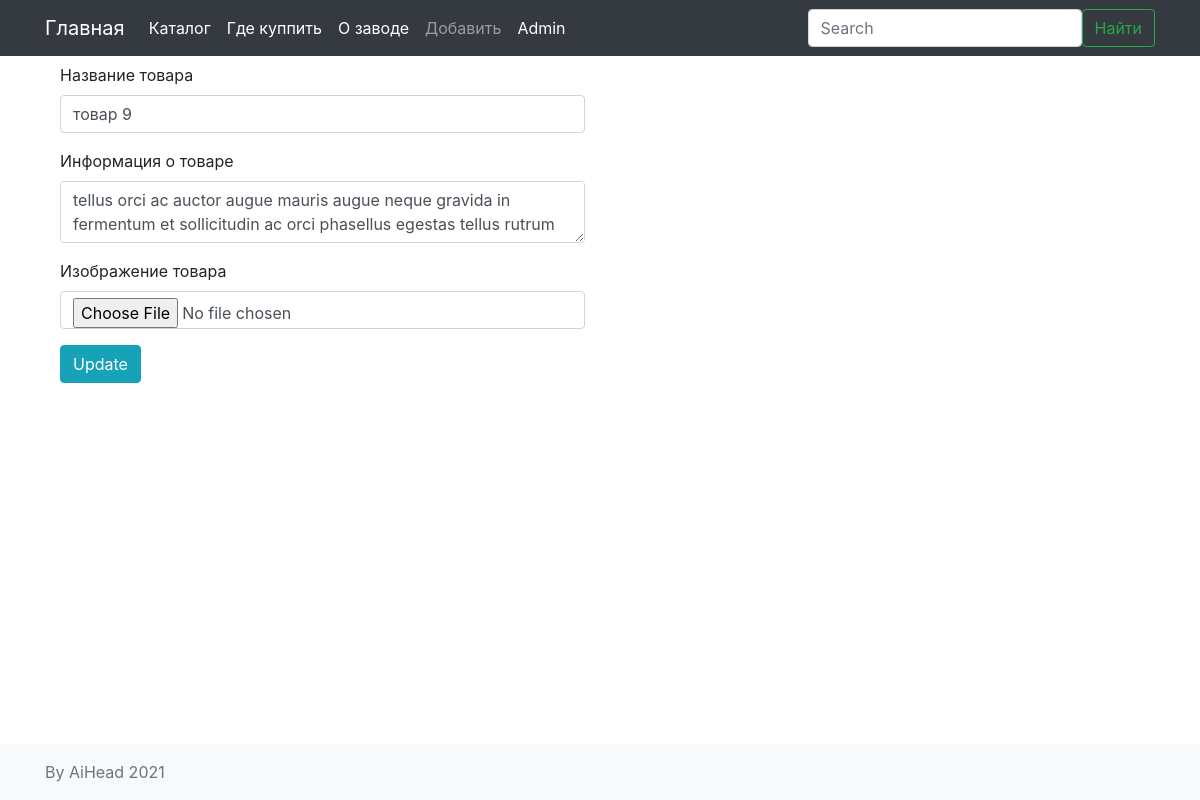
The app's page /blog/товар-9/edit/ (signed in), older data.
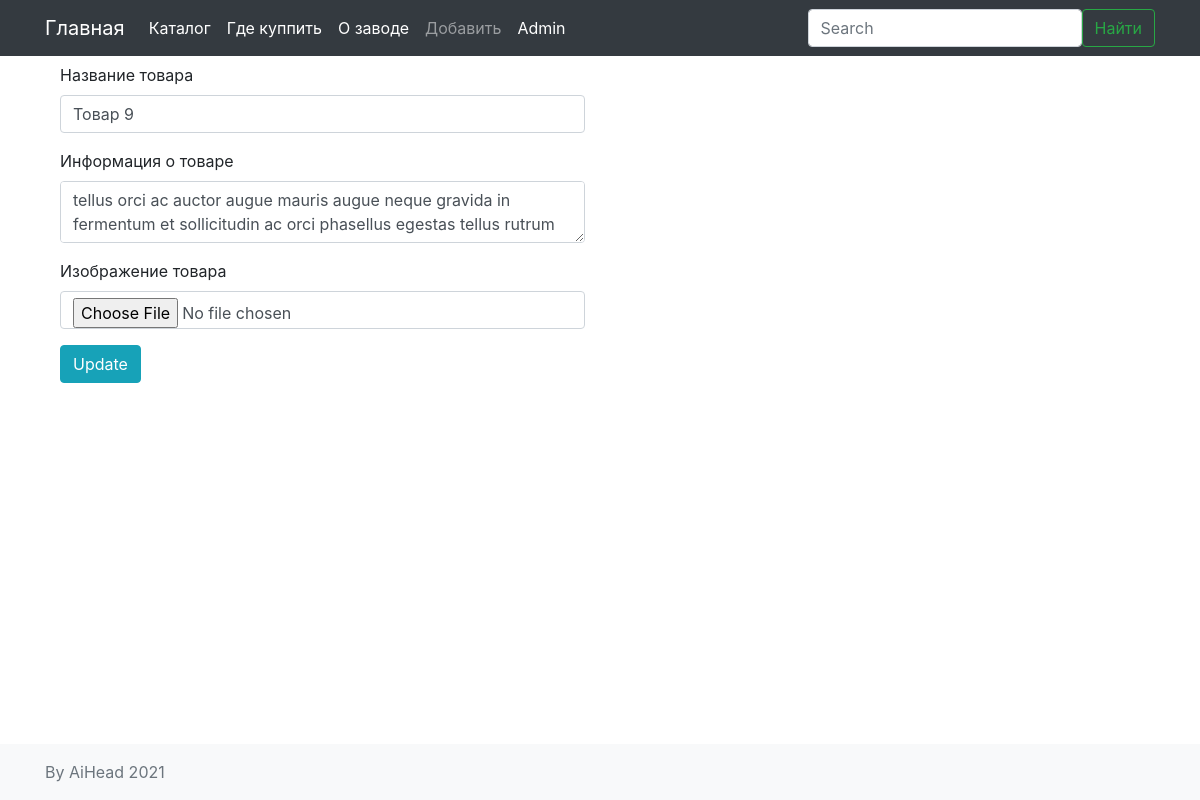
The same page, newer data.
### models.py (models this page shows, shortened)
class Post(db.Model):
    id = db.Column(db.Integer, primary_key=True)
    title = db.Column(db.String(140))
    slug = db.Column(db.String(140), unique=True)
    body = db.Column(db.Text)
    image = db.Column(db.String(150), default='')
    created = db.Column(db.DateTime, default=datetime.now())
    tags = db.relationship('Tag', secondary=post_tags, backref=db.backref('posts', lazy='dynamic'))

### posts/blueprint.py (the view)
@posts.route('/<slug>/edit/', methods=['POST', 'GET'])
@login_required
def edit_post(slug):
    post = Post.query.filter(Post.slug == slug).first_or_404()
    if request.method == 'POST':
        form = PostForm(formdata=request.form, obj=post)
        form.populate_obj(post)
        db.session.commit()
        return redirect(url_for('posts.post_detail', slug=post.slug))
    form = PostForm(obj=post)
    return render_template('posts/edit_post.html', post=post, form=form)

### forms.py
class PostForm(Form):
    title = StringField('Название товара')
    body = TextAreaField('Информация о товаре')
    image = FileField('Изображение товара')

### posts/templates/posts/edit_post.html (shortened to what this page needs)
{% extends 'base.html' %}
{% block content %}
    <div class="col-md-6">
        <form enctype = 'multipart/form-data' action="{{ url_for('posts.edit_post', slug = post.slug)}}" method="post">
            {% for field in form %}
                    <div class="form-group">
                        {{ field.label(class='control-label')}}
                        {{ field(class='form-control')}}
                    </div>
            {% endfor %}
            <button type="submit" class="btn btn-info">Update</button>
        </form>
    </div>
{% endblock %}

Row changes from the older to the newer data that the page shows:
changed Post: title "товар 9" → "Товар 9"
